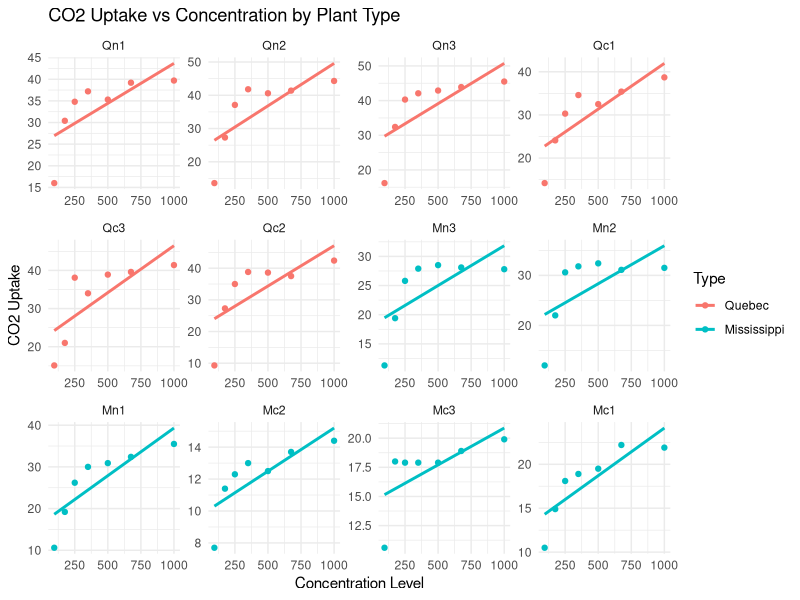

The R script that drew this image:
# Load necessary libraries  
library(ggplot2)  
# Load CO2 dataset  
data(CO2)  
# Convert Plant column to factor for proper facetting  
CO2$Plant <- as.factor(CO2$Plant)  
# Create the plot  
ggplot(CO2, aes(x = conc, y = uptake, color = Type)) +  
  geom_point() + # Scatterplot  
  geom_smooth(method = "lm", se = FALSE) + # Add a linear model fit line  
  facet_wrap(~Plant, scales = "free") + # Facet by Plant  
  labs(title = "CO2 Uptake vs Concentration by Plant Type",  
       x = "Concentration Level",  
       y = "CO2 Uptake") + # Labels  
  theme_minimal() # Theme  